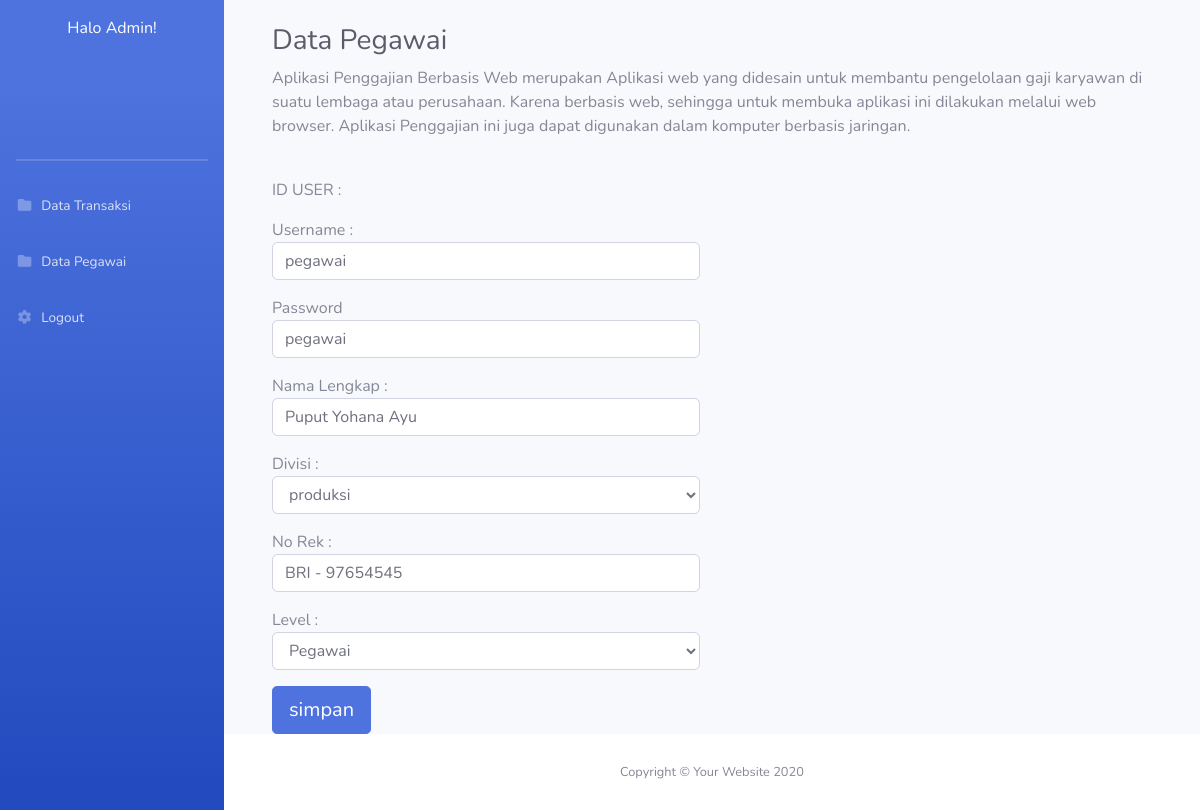
The page /edit_datapegawai.php?iduser=2 on the database its author committed.
### tables this page shows
CREATE TABLE `user` (
  `iduser` int(20) NOT NULL,
  `username` varchar(50) NOT NULL,
  `password` varchar(255) NOT NULL,
  `nama_lengkap` varchar(100) NOT NULL,
  `divisi` int(30) NOT NULL,
  `no_rek` varchar(30) NOT NULL,
  `level` enum('pegawai','admin','','') NOT NULL
);

CREATE TABLE `divisi` (
  `iddivisi` int(20) NOT NULL,
  `nama_divisi` varchar(50) NOT NULL,
  `ketua_divisi` varchar(100) NOT NULL,
  `info_divisi` text NOT NULL
);

### edit_datapegawai.php (the view, shortened to what this page needs)
<!DOCTYPE html>
<html lang="en">
<head>
    <link href="vendor/fontawesome-free/css/all.min.css" rel="stylesheet" type="text/css">
    <link href="css/sb-admin-2.min.css" rel="stylesheet">
</head>
<body id="page-top">
    <div id="wrapper">
    <?php
        include "menu_admin.php";
    ?>
        <div id="content-wrapper" class="d-flex flex-column">
            <div id="content">
                <div class="container-fluid">
                <div class="container-fluid">
                <br>
                    <h1 class="h3 mb-2 text-gray-800">Data Pegawai</h1>
                    <p class="mb-4">Aplikasi Penggajian Berbasis Web merupakan Aplikasi web yang didesain untuk membantu pengelolaan gaji karyawan di suatu lembaga atau perusahaan. Karena berbasis web, sehingga untuk membuka aplikasi ini dilakukan melalui web browser. Aplikasi Penggajian ini juga dapat digunakan dalam komputer berbasis jaringan.</p>
                    <?php
                    include "koneksi.php";
                    $iduser = $_GET['iduser'];
                    $data = mysqli_query($koneksi, "SELECT * from user where iduser='$iduser' and level = 'pegawai' ");
                    $d = mysqli_fetch_array($data);
                    ?>
                        <form class="user" method="post" action="update_datapegawai.php">
                                <div class="form-group row">
                                    <div class="col-sm-6 mb-3 mb-sm-0">
                                        ID USER :
                                    </div>
                                </div>
                                <div class="form-group row">
                                    <div class="col-sm-6 mb-3 mb-sm-0">
                                        Username :
                                        <input type="text" class="form-control" name ="username" value = "<?php echo $d['username'];?>"  placeholder="Nama Lengkap Anda..">
                                    </div>
                                </div>
                                <div class="form-group row">
                                    <div class="col-sm-6 mb-3 mb-sm-0">
                                        Password
                                        <input type="text" class="form-control" name ="password" value = "<?php echo $d['password'];?>"  placeholder="Nama Lengkap Anda..">
                                    </div>
                                </div>
                                <div class="form-group row">
                                    <div class="col-sm-6 mb-3 mb-sm-0">
                                        Nama Lengkap :
                                        <input type="text" class="form-control" name ="nama_lengkap" value = "<?php echo $d['nama_lengkap'];?>"  placeholder="Nama Lengkap Anda..">
                                    </div>
                                </div>
                                <div class="form-group row">
                                    <div class="col-sm-6 mb-3 mb-sm-0">
                                        Divisi :
                                        <?php $datas = mysqli_query($koneksi, "SELECT * FROM divisi"); ?>
                                        <select name="divisi" class="form-control">
                                            <?php foreach ($datas as $dd):  ?>
                                                <option value="<?= $dd['iddivisi']?>"<?php if($dd['iddivisi'] == $d['divisi']) echo " selected"?>><?= $dd['nama_divisi']?></option>
                                            <?php endforeach;?>
                                        </select>
                                    </div>
                                </div>
                                <div class="form-group row">
                                    <div class="col-sm-6 mb-3 mb-sm-0">
                                        No Rek :
                                        <input type="text" class="form-control" name ="no_rek" value = "<?php echo $d['no_rek'];?>"  placeholder="Nama Lengkap Anda..">
                                    </div>
                                </div>
                                 <div class="form-group row">
                                     <div class="col-sm-6 mb-3 mb-sm-0">
                                     Level :
                                    <select class= "form-control" name="level">
                                            <option value="pegawai">Pegawai</option>
                                     </select>
                                     </div>
                                </div>
                               <input class="btn btn-lg btn-primary" type="submit" value="simpan" name="simpan">
                            </form>
    </div>
                </div>
            </div>
            <footer class="sticky-footer bg-white">
                <div class="container my-auto">
                    <div class="copyright text-center my-auto">
                        <span>Copyright &copy; Your Website 2020</span>
                    </div>
                </div>
            </footer>
        </div>
    </div>
</body>

### rows shown on the page
user: username "pegawai", password "pegawai", nama_lengkap "Puput Yohana Ayu", divisi "produksi", no_rek "BRI - 97654545"
